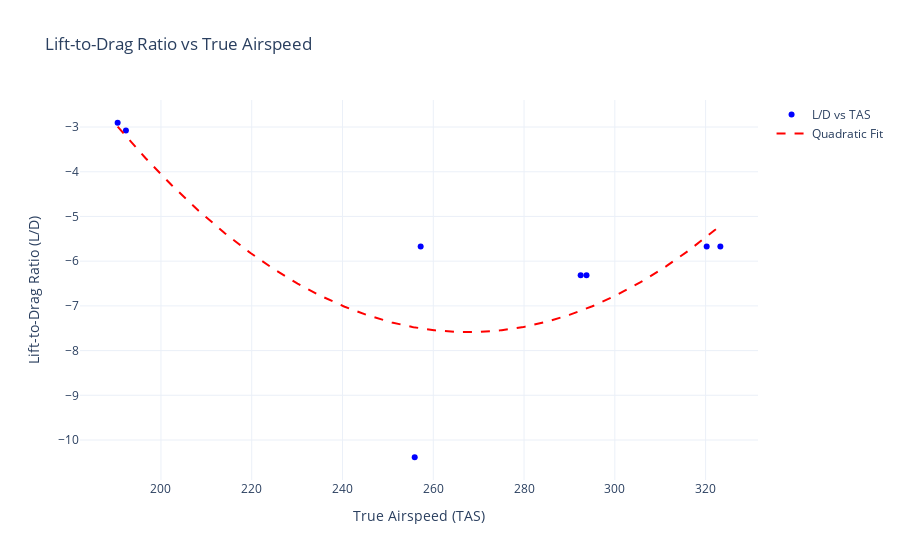

Notebook code for this chart:
### Code cell
import pandas as pd
import numpy as np
import plotly.graph_objects as go

from libs import have_dream

df = pd.read_csv(r"data\Have dream\Sawtooth descent.csv", sep=',')

df=have_dream.l_over_d(df)

# 1. Prepare the data
x = df['TAS']
y = df['L/D']

# 2. Fit a second-order polynomial: y = ax^2 + bx + c
coeffs = np.polyfit(x, y, deg=2)
poly_func = np.poly1d(coeffs)

# 3. Create smooth x range for plotting the fitted curve
x_fit = np.linspace(x.min(), x.max(), 500)
y_fit = poly_func(x_fit)


fig = go.Figure()

fig.add_trace(go.Scatter(
    x=df['TAS'],
    y=df['L/D'],
    mode='markers',
    name='L/D vs TAS',
    line=dict(color='blue'),
    marker=dict(size=6)
))

fig.add_trace(go.Scatter(
    x=x_fit,
    y=y_fit,
    mode='lines',
    name='Quadratic Fit',
    line=dict(color='red', dash='dash')
))

fig.update_layout(
    title='Lift-to-Drag Ratio vs True Airspeed',
    xaxis_title='True Airspeed (TAS)',
    yaxis_title='Lift-to-Drag Ratio (L/D)',
    template='plotly_white',
    hovermode='x unified'
)

fig.show()

### Figure 1 — Plotly figure (JSON) as saved in the notebook; plotly's stock layout.template omitted (floating-point values rounded to 4 significant figures; data arrays with more than 128 entries replaced by an {"elided": "..."} marker saying what was removed)
{"data": [{"line": {"color": "blue"}, "marker": {"size": 6}, "mode": "markers", "name": "L/D vs TAS", "type": "scatter", "x": [255.9, 257.2, 293.8, 292.5, 323.2, 320.2, 192.3, 190.5], "y": [-10.39, -5.671, -6.314, -6.314, -5.671, -5.671, -3.078, -2.904]}, {"line": {"color": "red", "dash": "dash"}, "mode": "lines", "name": "Quadratic Fit", "type": "scatter", "x": {"elided": "500 float values"}, "y": {"elided": "500 float values"}}], "layout": {"hovermode": "x unified", "title": {"text": "Lift-to-Drag Ratio vs True Airspeed"}, "xaxis": {"title": {"text": "True Airspeed (TAS)"}}, "yaxis": {"title": {"text": "Lift-to-Drag Ratio (L/D)"}}}}
